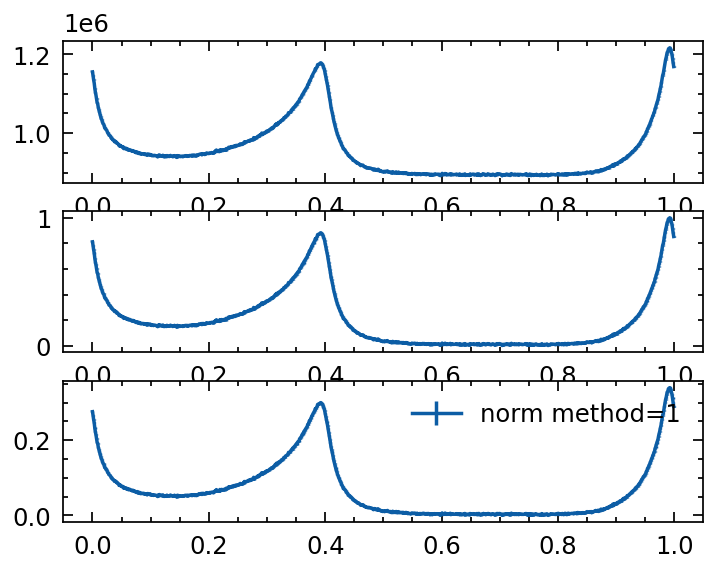
#> input picture tests/test_profile_norm.png, 715 x 571 px
$ python -i fsearch.py   (imports and definitions only)
#> lines starting #> are read from the running program, lines starting #| are printed output that depends on the picture
#!/usr/bin/env python
import numpy as np
import matplotlib.pyplot as plt
from pulsar_timing.utils import *
from pulsar_timing.utils import float64
from pulsar_timing.Profile import phihist

__all__ = ['fsearch']


def _parameters_legal(kwargs):
    """
    check whether the input parameters are legal

    return bool
    """
    init_bool = True

    legal_par_list = ['check_par', 'pepoch', 'f0', 'f0step', 'f0range', 'f1', 'f1step', 'f1range',
            'f2', 'f3', 'f4', 'pepochformat', 'telescope', 'bin']


    if 'check_par' in kwargs:
        if kwargs['check_par']:
            for key in kwargs:
                if key in legal_par_list:
                    continue
                else:
                    raise IOError("parameter '{}' not surpportted".format(key))


def _get_parameters(kwargs):
    """
    get the parameters for searching

    The format of input could be a name of parfile, a dictionary, or standard python function arguments.

    """

    #check whether input parameters are surpportted
    _parameters_legal(kwargs)

    #read parfile and parameters
    if "parfile" in kwargs:
        # Read parameters in parfile instead of keyboard input
        pardata = open(parname,'r')
        stdpar = []
        for par in pardata:
            par = par[0:(len(par)-1)]
            stdpar.append(par)
        pardata.close()
        for i in range(len(stdpar)):
            if stdpar[i][:6]=='PEPOCH':
                PEPOCH_lst = stdpar[i].split(' ');PEPOCH = [x for x in PEPOCH_lst if x is not ''][1]
                pepoch = mjd2met(np.longdouble(PEPOCH))
            if stdpar[i][:2]=='F0':
                F0_lst = stdpar[i].split(' ');F0 = [x for x in F0_lst if x is not ''][1]
                F0 = np.longdouble(F0)
            if stdpar[i][:2]=='F1':
                F1_lst = stdpar[i].split(' ');F1 = [x for x in F1_lst if x is not ''][1]
                F1 = np.longdouble(F1)
            if stdpar[i][:2]=='F2':
                F2_lst = stdpar[i].split(' ');F2 = [x for x in F2_lst if x is not ''][1]
                F2 = np.longdouble(F2)
            if stdpar[i][:2]=='F3':
                F3_lst = stdpar[i].split(' ');F3 = [x for x in F3_lst if x is not ''][1]
                F3 = np.longdouble(F3)
            if stdpar[i][:2]=='F4':
                F4_lst = stdpar[i].split(' ');F4 = [x for x in F4_lst if x is not ''][1]
                F4 = np.longdouble(F4)
            if stdpar[i][:2]=='F5':
                F5_lst = stdpar[i].split(' ');F5 = [x for x in F5_lst if x is not ''][1]
                F5 = np.longdouble(F5)
            if stdpar[i][:2]=='F6':
                F6_lst = stdpar[i].split(' ');F6 = [x for x in F6_lst if x is not ''][1]
                F6 = np.longdouble(F6)
            if stdpar[i][:2]=='F7':
                F7_lst = stdpar[i].split(' ');F7 = [x for x in F7_lst if x is not ''][1]
                F7 = np.longdouble(F7)
            if stdpar[i][:2]=='F8':
                F8_lst = stdpar[i].split(' ');F8 = [x for x in F8_lst if x is not ''][1]
                F8 = np.longdouble(F8)
            if stdpar[i][:2]=='F9':
                F9_lst = stdpar[i].split(' ');F9 = [x for x in F9_lst if x is not ''][1]
                F9 = np.longdouble(F9)
            if stdpar[i][:5]=='START':
                START_lst = stdpar[i].split(' ');START = [x for x in START_lst if x is not ''][1]
                TSTART = np.longdouble(START)
            if stdpar[i][:6]=='FINISH':
                FINISH_lst = stdpar[i].split(' ');FINISH = [x for x in FINISH_lst if x is not ''][1]
                TFINISH = np.longdouble(FINISH)
        f1search_flag = False
        return pepoch, F0, F1, F2, F3, F4, f1search_flag

    else:
        pepoch = kwargs['pepoch']
        F0_mid     = kwargs['f0']
        F0_step    = kwargs['f0step']
        F0_range    = kwargs['f0range']
        F0 = np.arange(F0_mid-F0_range, F0_mid+F0_range, F0_step)
        if 'f1' in kwargs:
            F1 = kwargs['f1']
            if "f1step" in kwargs:
                F1step = kwargs["f1step"]
                F1range = kwargs["f1range"]
                if F1step*F1range == 0:
                    F1 = F1
                    f1search_flag = False
                else:
                    F1 = np.arange(F1-F1range, F1+F1range, F1step)
                    f1search_flag = True
                    print(f"number of parameters to search is {len(F1)*len(F0)}")
            else:
                f1search_flag = False
        else:
            F1 = 0
            F1step = 0
            F1range = 0
            f1search_flag = False

        if 'f2' in kwargs:
            F2 = kwargs['f2']
        else:
            F2 = 0
        if 'f3' in kwargs:
            F3 = kwargs['f3']
        else:
            F3 = 0
        if 'f4' in kwargs:
            F4 = kwargs['f4']
        else:
            F4 = 0

        if "pepochformat" in kwargs:
            if kwargs['pepochformat'].lower() == "met":
                pepoch = pepoch
            elif kwargs['pepochformat'].lower() == "mjd":
                pepoch = mjd2met(pepoch)
            else:
                raise IOError(f"pepoch format {kwargs['pepochformat']} not supported")
    return pepoch, F0, F1, F2, F3, F4, f1search_flag

def fsearch(data, **kwargs):
    """
    search the best frequency

    Parameters :
    ---------------
    data : array-like
        the time series of TDB data

    parfile : string (optional)
        read the parameters from parfile

    pepoch : float (optional)
        time for input frequecy values.
        NOTE: the output frequecy is the frequency at which
        the time of middle of the time interval

    f0 : float
        the init f0 value to search

    f0step : float


    f1 : float(optional)
        fdot.

    f2 : float (optional)
        the second derivative of frequency

    f3 : float (optional)
        the third derivative of frequency

    f4 : float (optional)
        the fourth derivative of frequency

    bin : int (optional)
        the bin number of profile. default value is 20

    f1step : float (optional)
        the fdot search step length

    f1range : float (optional)
        the fdot search step range

    telescope : string (optional)
        the name of telescope NAME, "hxmt" or "fermi". this
        parameter determine the MET refenrence time.
        default is "fermi".

    pepochformat : string (optional)
        the format of pepoch, "mjd" or "met".
        The default if "mjd"

    Returns :
    ---------------

    chi_square : array-like
        The Chi Square distribution of Epoch folding
    """

    data = float64(data) # transfer the data to Numba float 64 bites

    # read the input parameters
    if "telescope" in kwargs:
        if kwargs['telescope'].lower() == "fermi":
            telescope = 'fermi'
        elif kwargs['telescope'].lower() == "hxmt":
            telescope = 'hxmt'
        elif kwargs['telescope'].lower() == "nicer":
            telescope = 'nicer'
    else:
        telescope='hxmt'

    #read parfile and parameters
    pepoch, F0, F1, F2, F3, F4, F1_searchflag = _get_parameters(kwargs)
    F1_sample = (np.max(F1) + np.min(F1))/2

    # deduce the timing parameters at the middle of the time series
    #t0 = (np.min(data) + np.max(data))/2
    #t0 = np.min(data)
    #dt = t0 - pepoch
    #NOTE: t0 should be pepoch!!!
    t0 = pepoch
    dt = 0
    F0 = F0 + F1_sample*dt + (1/2)*F2*(dt**2) + (1/6)*F3*(dt**3) + (1/24)*F4*(dt**4)
    F1 = F1 + F2*dt + (1/2)*F3*(dt**2) + (1/6)*F4*(dt**3)
    F2 = F2 + F3*dt + (1/2)*F4*(dt**2)
    F3 = F3 + F4*dt

    if len(data)==0:
        raise IOError("Error: Data is empty")
    if 'bin' in kwargs:
        bin_profile = kwargs['bin']
    else:
        bin_profile = 20

    if F1_searchflag:
        ## F0 and F1 2-D search
        chi_square = cal_2dchisquare(data, F0, t0, bin_profile, F1, F2, F3, F4)
        f_f1_index = np.unravel_index(np.argmax(chi_square, axis=None), chi_square.shape)
        fbest = F0[f_f1_index[1]]
        f1best = F1[f_f1_index[0]]
    else:
        #print(f"2D search is {F1_searchflag}")
        ## F0 1-D search
        chi_square = cal_chisquare(data, F0, t0, bin_profile, F1, F2, F3, F4)
        fbest = F0[np.argmax(chi_square)]
        f1best = F1

    phi = (data-t0)*fbest + (1.0/2.0)*((data-t0)**2)*f1best + (1.0/6.0)*((data-t0)**3)*F2 +\
            (1.0/24.0)*((data-t0)**4)*F3 + (1.0/120.0)*((data-t0)**5)*F4
    phi = phi - np.floor(phi)
    profile = phihist(phi, bin_profile).counts

    return {"T0": met2mjd(t0, telescope=telescope), "ChiSquare" : chi_square, "Profile" : profile,
            "Pars" : {"F0": fbest, "F1":f1best, "F0_init":F0, "F1_init":F1,
            "F2_init" : F2, "F3_init":F3, "F4_init":F4}}

>>> import cv2
>>> picture = cv2.imread('../tests/test_profile_norm.png', cv2.IMREAD_GRAYSCALE)
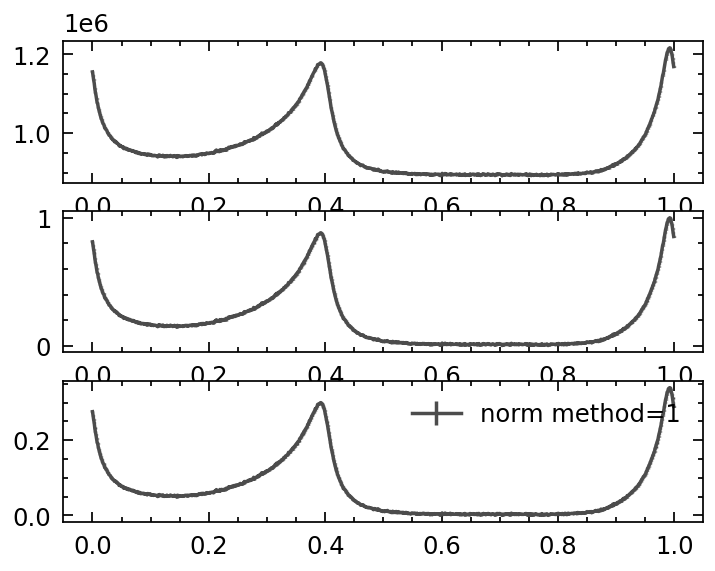
#> picture: shape (571, 715); min 0, max 255, mean 241.3
#> (the run stopped early here; a loop or call above may not have finished)
